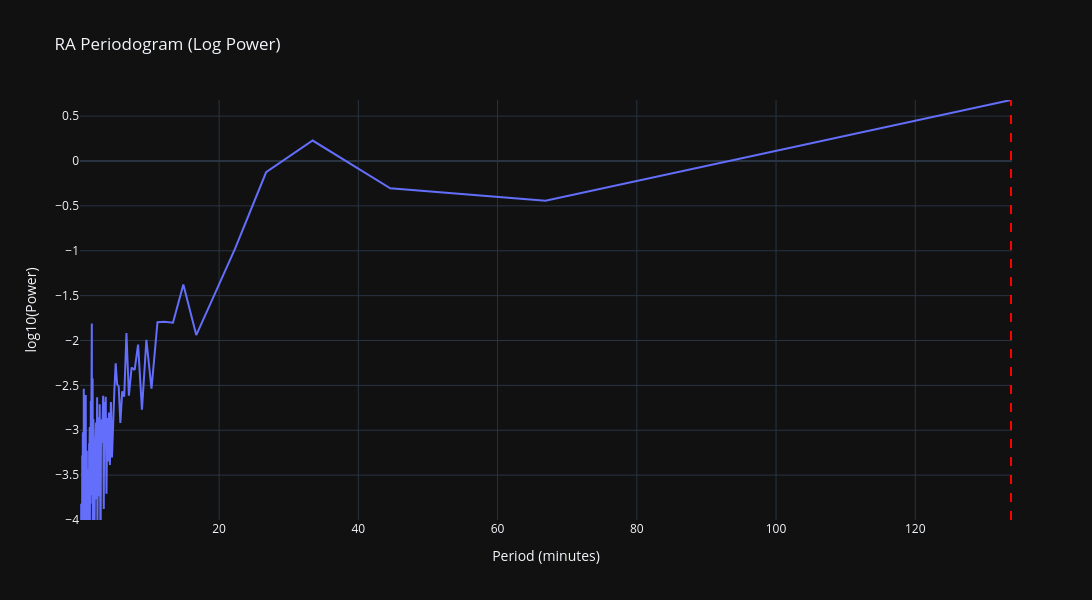

Notebook source saved alongside this figure:
### Code cell
periods_min = 1 / freqs / 60
log_power = np.log10(power)
max_y = np.max(log_power)
fig = go.Figure()

fig.add_trace(go.Scatter(
    x=periods_min,
    y=log_power,
    mode='lines',
    name='log10(Power)'
))

fig.add_vline(x=worm_period_sec/60, line_dash="dash", line_color="red")

fig.update_layout(
    title="RA Periodogram (Log Power)",
    xaxis_title="Period (minutes)",
    yaxis_title="log10(Power)", 
    height=600, width=1200, template="plotly_dark",
)
max_y
fig.update_yaxes(range=[ -4, max_y])

fig.show()

### Figure 1 — Plotly figure (JSON) as saved in the notebook; plotly's stock layout.template omitted (floating-point values rounded to 4 significant figures; data arrays with more than 128 entries replaced by an {"elided": "..."} marker saying what was removed)
{"data": [{"mode": "lines", "name": "log10(Power)", "type": "scatter", "x": {"elided": "7852 float values"}, "y": {"elided": "7852 float values"}}], "layout": {"height": 600, "shapes": [{"line": {"color": "red", "dash": "dash"}, "type": "line", "x0": 133.8, "x1": 133.8, "xref": "x", "y0": 0, "y1": 1, "yref": "y domain"}], "title": {"text": "RA Periodogram (Log Power)"}, "width": 1200, "xaxis": {"title": {"text": "Period (minutes)"}}, "yaxis": {"range": [-4, 0.6798], "title": {"text": "log10(Power)"}}}}
